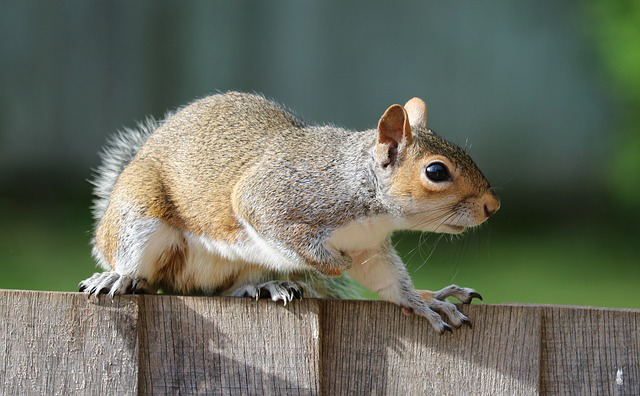
#> input picture examples/images-examples/squirrel.png, 640 x 396 px
$ python blue_shift_old.py
#> lines starting #> are read from the running program, lines starting #| are printed output that depends on the picture

from PIL import Image


image = Image.open('squirrel.png')
#> image is the input picture: PIL image 640x396 RGB; mean R, G, B 104.8, 109.2, 95.1
red = image.split()[0]
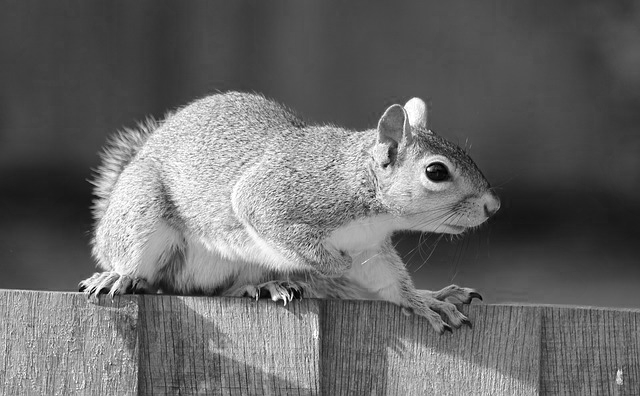
#> red: PIL image 640x396 L; min 0, max 255, mean 104.8
green = image.split()[1]
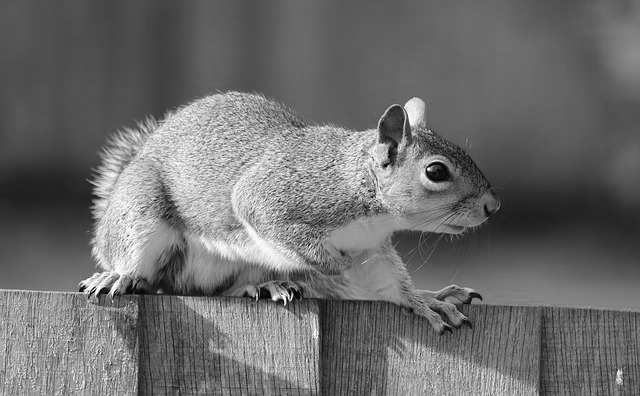
#> green: PIL image 640x396 L; min 0, max 255, mean 109.2
blue = image.split()[2]
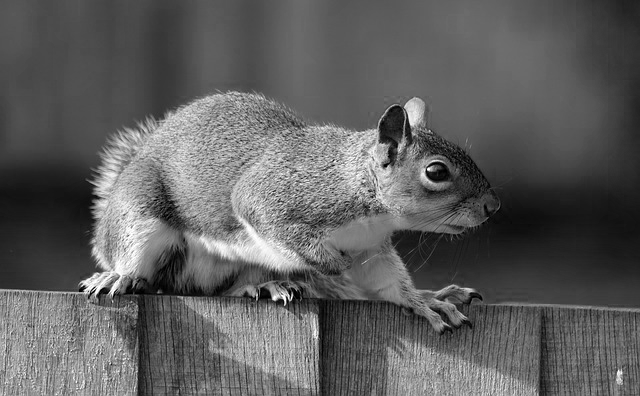
#> blue: PIL image 640x396 L; min 0, max 255, mean 95.1
for y in range(image.height):
    for x in range(image.width):
        value = red.getpixel((x, y)) - 80
        red.putpixel((x, y), value)
        value = green.getpixel((x, y)) - 20
        green.putpixel((x, y), value)
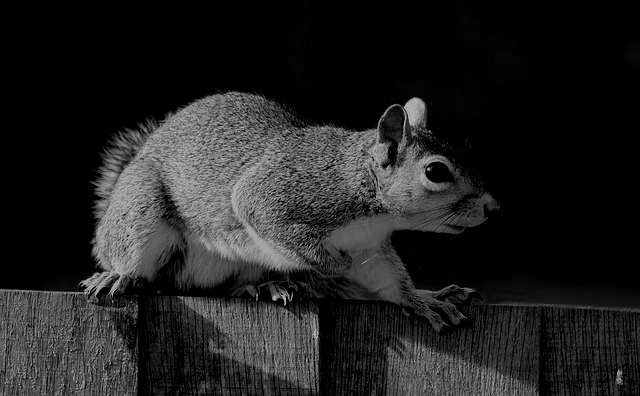
#> red: PIL image 640x396 L; min 0, max 175, mean 33.7
result = Image.merge('RGB', (red, green, blue))
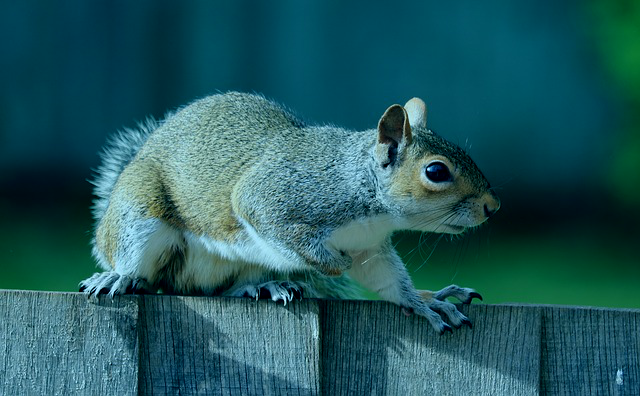
#> result: PIL image 640x396 RGB; mean R, G, B 33.7, 89.3, 95.1
result.save('output.png')

$ run again, with examples/images-examples/strawberries.png copied over examples/images-examples/squirrel.png
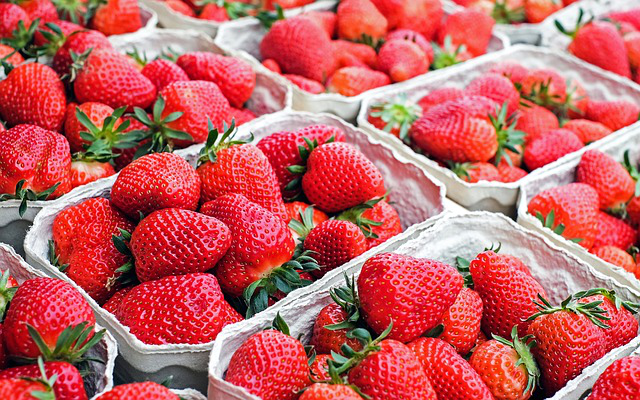
#> input picture examples/images-examples/strawberries.png, 640 x 400 px
#> image is the input picture: PIL image 640x400 RGB; mean R, G, B 193.9, 98.5, 98.2
#> after the loop `for y in range(image.height):`:
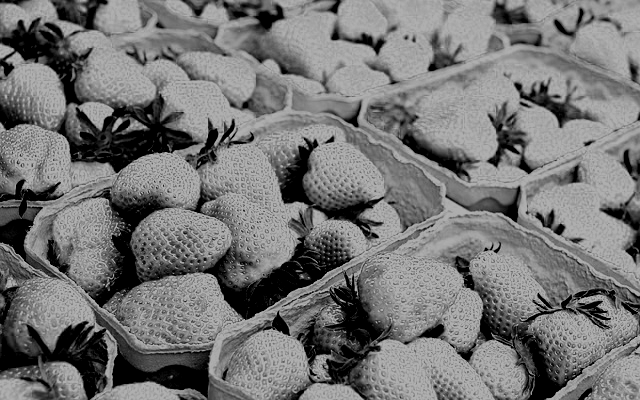
#> red: PIL image 640x400 L; min 0, max 175, mean 116.9
#> `result = Image.merge('RGB', (red, green, blue))`:
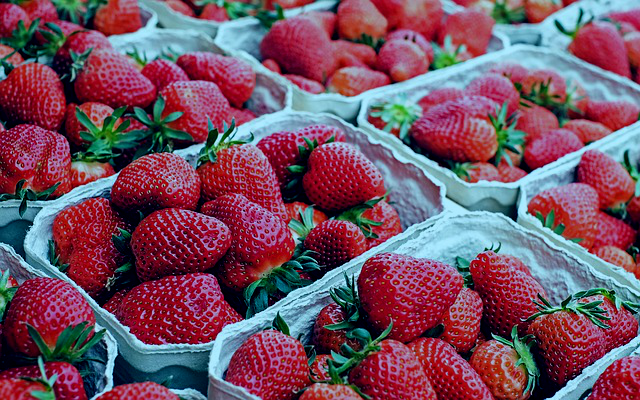
#> result: PIL image 640x400 RGB; mean R, G, B 116.9, 80.6, 98.2
